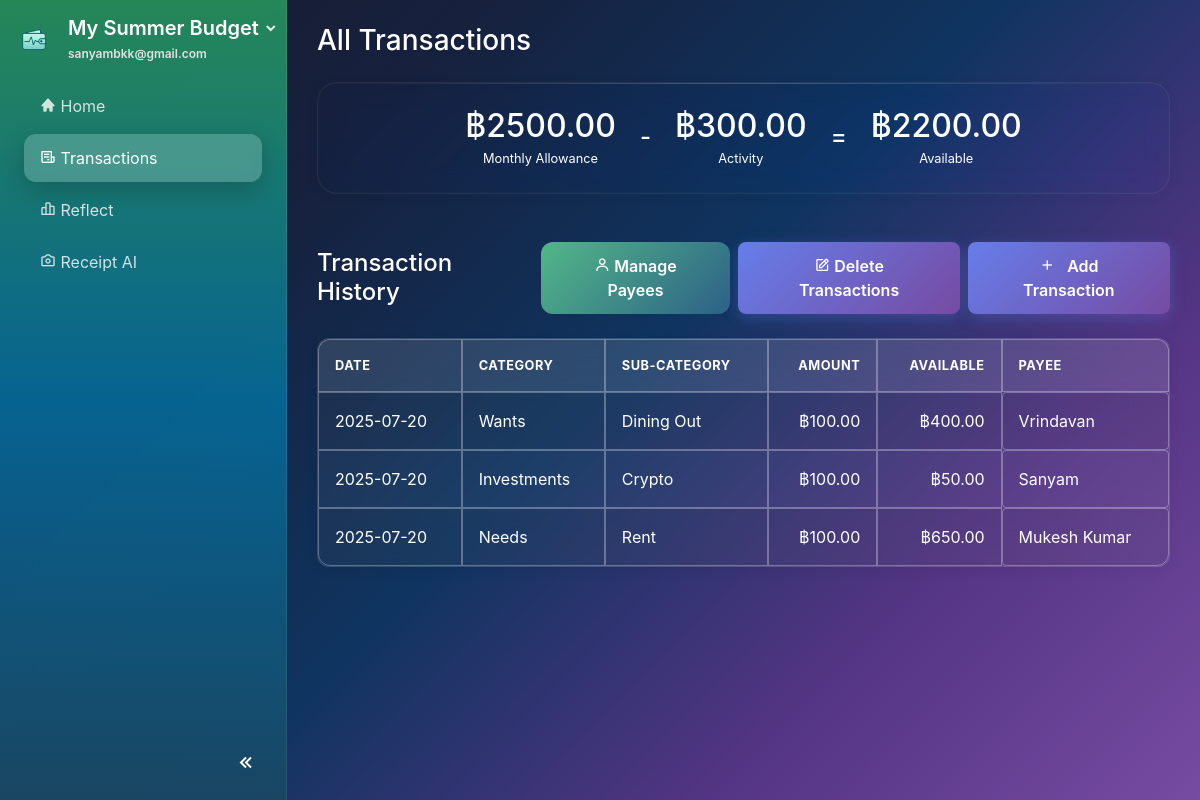
Page /transactions (signed in) on the earlier database version.
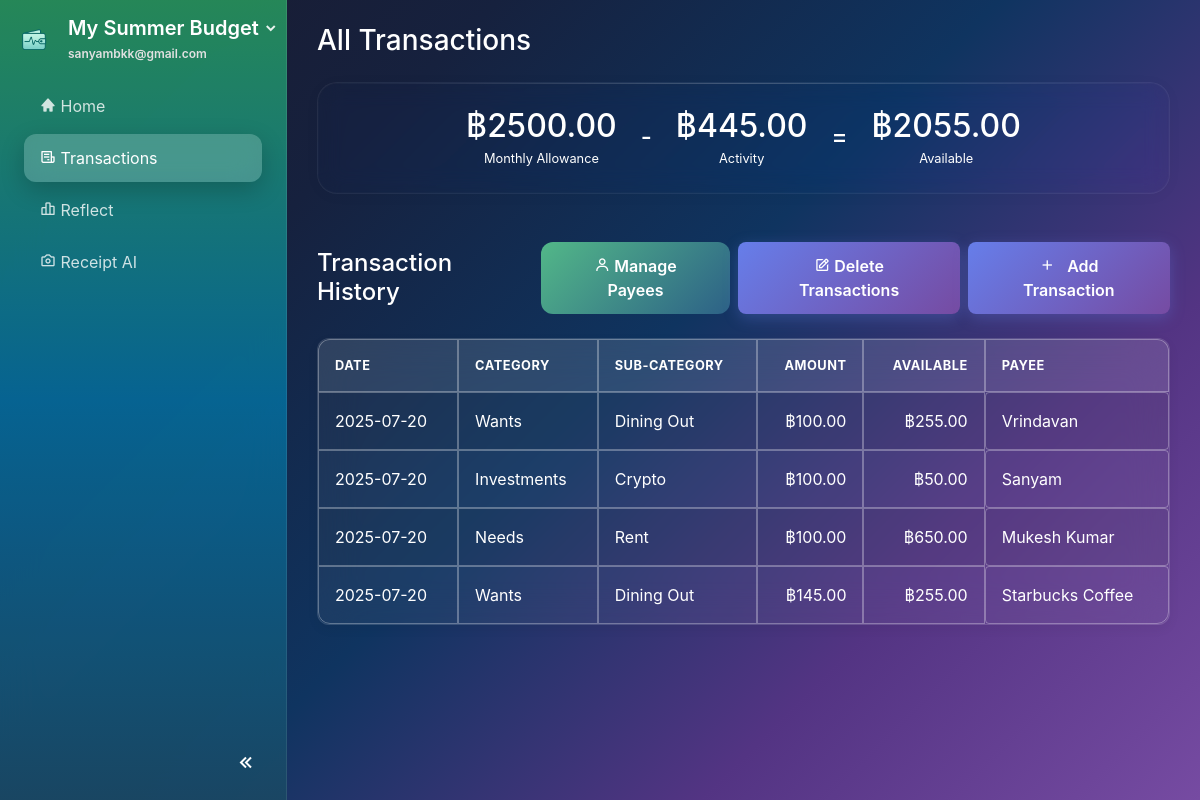
Same page on the later database version.
### website/models.py (models this page shows, shortened)
class Plan(db.Model):
    id             = db.Column(db.Integer, primary_key=True)
    name           = db.Column(db.String(100), nullable=False)
    monthly_income = db.Column(db.Float)
    budget_pref    = db.Column(JSON)  # e.g., {"needs": 50, "wants": 30, "savings": 20}
    user_id        = db.Column(db.Integer, db.ForeignKey('user.id'), nullable=False)

class User(db.Model, UserMixin):
    id         = db.Column(db.Integer, primary_key=True)
    email      = db.Column(db.String(150), unique=True, nullable=False)
    password   = db.Column(db.String(150))
    first_name = db.Column(db.String(150))
    last_name  = db.Column(db.String(150))
    date_created = db.Column(db.DateTime(timezone=True), default=func.now())
    active_plan_id = db.Column(db.Integer, db.ForeignKey('plan.id'), nullable=True)
    profile_complete = db.Column(db.Boolean, default=False)
    theme = db.Column(db.String(50), nullable=False, default='system')
    notes = db.relationship('Note', backref='user', lazy=True)
    plans = db.relationship('Plan', foreign_keys=[Plan.user_id], backref='user', lazy=True, cascade="all, delete-orphan")
    active_plan = db.relationship('Plan', foreign_keys=[active_plan_id], post_update=True)

class Transaction(db.Model):
    id = db.Column(db.Integer, primary_key=True)
    description = db.Column(db.String(200), nullable=False)
    amount = db.Column(db.Float, nullable=False)
    transaction_date = db.Column(db.DateTime(timezone=True), default=func.now())
    category_id = db.Column(db.Integer, db.ForeignKey('budget_category.id'), nullable=False)
    payee_id = db.Column(db.Integer, db.ForeignKey('payee.id'), nullable=True)
    plan_id = db.Column(db.Integer, db.ForeignKey('plan.id'), nullable=False)
    created_date = db.Column(db.DateTime(timezone=True), default=func.now())
    plan = db.relationship('Plan', backref=db.backref('transactions', lazy=True, cascade="all, delete-orphan"))
    payee = db.relationship('Payee', backref=db.backref('transactions', lazy=True))

class BudgetCategory(db.Model):
    id = db.Column(db.Integer, primary_key=True)
    name = db.Column(db.String(100), nullable=False)
    icon = db.Column(db.String(50), default='bx-category')
    main_category = db.Column(db.String(50), nullable=False)  # 'needs', 'wants', 'bills', 'investments'
    assigned_amount = db.Column(db.Float, default=0.0)
    spent_amount = db.Column(db.Float, default=0.0)
    plan_id = db.Column(db.Integer, db.ForeignKey('plan.id'), nullable=False)
    created_date = db.Column(db.DateTime(timezone=True), default=func.now())
    plan = db.relationship('Plan', backref=db.backref('categories', lazy=True, cascade="all, delete-orphan"))
    transactions = db.relationship('Transaction', backref='category', lazy=True, cascade="all, delete-orphan")
    @property
    def available_amount(self):
        return self.assigned_amount - self.spent_amount

class Payee(db.Model):
    id = db.Column(db.Integer, primary_key=True)
    name = db.Column(db.String(100), nullable=False)
    plan_id = db.Column(db.Integer, db.ForeignKey('plan.id'), nullable=False)
    created_date = db.Column(db.DateTime(timezone=True), default=func.now())
    plan = db.relationship('Plan', backref=db.backref('payees', lazy=True, cascade="all, delete-orphan"))

### website/views.py (the view)
@views.route('/transactions')
@login_required
def transactions():
    plan = current_user.active_plan
    if not plan:
        flash("No active plan found.", 'error')
        return redirect(url_for('views.home'))
    monthly_allowance = plan.monthly_income or 0.0
    today = datetime.now()
    start_of_month = datetime(today.year, today.month, 1)
    end_of_month = start_of_month + timedelta(days=32)
    end_of_month = datetime(end_of_month.year, end_of_month.month, 1)
    activity_sum = db.session.query(func.sum(Transaction.amount)).filter(
        Transaction.plan_id == plan.id,
        Transaction.transaction_date >= start_of_month,
        Transaction.transaction_date < end_of_month
    ).scalar() or 0.0
    activity_total = abs(activity_sum)  # Convert to positive value for display
    available = monthly_allowance - activity_total
    return render_template(
        'transactions.html',
        monthly_allowance=monthly_allowance,
        activity_total=activity_total,
        available=available,
        transactions=db.session.query(Transaction).filter(
            Transaction.plan_id==plan.id,
            Transaction.transaction_date>=start_of_month,
            Transaction.transaction_date<end_of_month
        ).order_by(Transaction.transaction_date.desc()).all(),
        payees=[{'id': p.id, 'name': p.name} for p in plan.payees]
    )

### website/templates/transactions.html (shortened to what this page needs)
{% extends "base.html" %}
{% block content %}
<div class="container-fluid mt-4">
    <h3 class="page-title mb-4">All Transactions</h3>
    <div class="card glass p-4 d-flex flex-row align-items-center justify-content-center balances-display mb-5">
        <div class="text-center mx-4 mb-3 mb-lg-0">
            <h2 class="text-success mb-0">฿{{ "%.2f"|format(monthly_allowance) }}</h2>
            <small class="text-muted">Monthly Allowance</small>
        </div>
        <div class="h4 mb-0 text-muted">-</div>
        <div class="text-center mx-4 mb-3 mb-lg-0">
            <h2 class="text-danger mb-0">฿{{ "%.2f"|format(activity_total) }}</h2>
            <small class="text-muted">Activity</small>
        </div>
        <div class="h4 mb-0 text-muted">=</div>
        <div class="text-center mx-4 mb-3 mb-lg-0">
            <h2 class="text-primary mb-0">฿{{ "%.2f"|format(available) }}</h2>
            <small class="text-muted">Available</small>
        </div>
    </div>
    <div class="d-flex justify-content-between align-items-center mb-4">
        <h4 class="mb-0">Transaction History</h4>
        <div class="d-flex gap-2">
            <button class="btn btn-primary mr-2" id="managePayeesBtn" data-toggle="modal" data-target="#managePayeesModal">
                <i class="bx bx-user"></i> Manage Payees
            </button>
            <button class="btn btn-primary mr-2" id="manageTransactionsBtn" data-toggle="modal" data-target="#manageTransactionsModal">
                <i class="bx bx-edit"></i> Delete Transactions
            </button>
            <button class="btn btn-primary" id="addTransactionBtn" data-toggle="modal" data-target="#addTransactionModal">
                <i class="bx bx-plus"></i> Add Transaction
            </button>
        </div>
    </div>
    <div class="transactions-table-container">
        <div class="table-responsive">
        <table id="transactionsTable" class="table table-striped table-bordered">
            <thead class="thead-light">
                <tr>
                    <th>Date</th>
                    <th>Category</th>
                    <th>Sub-Category</th>
                    <th class="text-right">Amount</th>
                    <th class="text-right">Available</th>
                    <th>Payee</th>
                </tr>
            </thead>
            <tbody>
                {% for tx in transactions %}
                <tr data-transaction-id="{{ tx.id }}">
                    <td>{{ tx.created_date.strftime('%Y-%m-%d') }}</td>
                    <td>{{ tx.category.main_category.capitalize() }}</td>
                    <td>{{ tx.category.name }}</td>
                    <td class="text-right">฿{{ "%.2f"|format(tx.amount|abs) }}</td>
                    <td class="text-right">฿{{ "%.2f"|format(tx.category.available_amount) }}</td>
                    <td class="payee-cell" role="button" tabindex="0" data-current-payee="{{ tx.payee.id if tx.payee else '' }}">
                        {{ tx.payee.name if tx.payee else 'Select…' }}
                    </td>
                </tr>
                {% endfor %}
            </tbody>
        </table>
        </div>
    </div>
</div>
{% endblock %}

### website/templates/base.html (shortened to what this page needs)
<!DOCTYPE html>
<html lang="en" data-initial-theme="{{ current_user.theme if current_user.is_authenticated else 'system' }}">
<head>
    <link rel="stylesheet" href="https://stackpath.bootstrapcdn.com/bootstrap/4.4.1/css/bootstrap.min.css"/>
    <link rel="stylesheet" href="https://stackpath.bootstrapcdn.com/font-awesome/4.7.0/css/font-awesome.min.css"/>
    <link href="https://unpkg.com/boxicons@2.1.4/css/boxicons.min.css" rel="stylesheet">
    <link href="{{ url_for('static', filename='css/general.css') }}" rel="stylesheet">
    <link href="{{ url_for('static', filename='css/sidebar.css') }}" rel="stylesheet">
    <link href="{{ url_for('static', filename='css/buttons.css') }}" rel="stylesheet">
    <link href="{{ url_for('static', filename='css/dashboard.css') }}" rel="stylesheet">
    <link href="{{ url_for('static', filename='css/auth.css') }}" rel="stylesheet">
    <link href="{{ url_for('static', filename='css/dark-theme.css') }}" rel="stylesheet">
    <link href="{{ url_for('static', filename='css/account_settings.css') }}" rel="stylesheet">
</head>
{% set hide_sidebar = hide_sidebar | default(false) %}
<body id="page-body" class="d-flex {{ '' if hide_sidebar else 'with-sidebar' }} {% block page_class %}{% endblock %}">
    {% if not hide_sidebar %}
    <nav id="sidebar" class="text-white flex-column">
        <div class="sidebar-header px-3 py-3">
            <div class="d-flex align-items-center">
                <img src="{{ url_for('static', filename='images/logo.png') }}" alt="App logo" class="logo-img mr-3">
                <div class="flex-grow-1">
                    <div class="dropdown">
                        <a id="planDropdown"
                            href="#"
                            class="dropdown-toggle text-white text-decoration-none"
                            data-toggle="dropdown"
                            aria-haspopup="true"
                            aria-expanded="false">
                            <h5 class="mb-0">
                                <span class="sidebar-text">{{ current_user.active_plan.name if current_user.active_plan else 'Create a Plan' }}</span>
                            </h5>
                            <i class="bx bxs-chevron-down toggle-arrow"></i>
                        </a>
                    </div>
                    <small class="email-white sidebar-text">{{ current_user.email }}</small>
                </div>
            </div>
        </div>
        <ul class="nav flex-column px-3">
            <li class="nav-item">
                <a class="nav-link {% if request.path == url_for('views.home') %}active{% endif %}" href="{{ url_for('views.home') }}">
                    <i class='bx bxs-home'></i> <span class="sidebar-text">Home</span>
                </a>
            </li>
            <li class="nav-item">
                <a class="nav-link {% if request.path == url_for('views.transactions') %}active{% endif %}" href="{{ url_for('views.transactions') }}">
                    <i class='bx bx-receipt'></i> <span class="sidebar-text">Transactions</span>
                </a>
            </li>
            <li class="nav-item">
                <a class="nav-link {% if request.path == url_for('views.reflect') %}active{% endif %}" href="{{ url_for('views.reflect') }}">
                    <i class='bx bx-bar-chart-alt-2'></i> <span class="sidebar-text">Reflect</span>
                </a>
            </li>
            <li class="nav-item">
                <a class="nav-link {% if request.path == url_for('views.receipt_ai') %}active{% endif %}" href="{{ url_for('views.receipt_ai') }}">
                    <i class='bx bx-camera'></i> <span class="sidebar-text">Receipt AI</span>
                </a>
            </li>
        </ul>
        <div class="sidebar-footer">
            <button id="sidebar-toggle" class="btn btn-link">
                <i class='bx bx-chevrons-left'></i>
            </button>
        </div>
    </nav>
    {% endif %}
    <div id="content-wrapper" class="w-100">
        <div class="container-fluid">
            {% block content %} {% endblock %}
        </div>
    </div>
</body>
</html>

### website/static/css/general.css (style rules this page uses)
html, body { height: 100%; margin: 0; font-family: 'Inter', -apple-system, BlinkMacSystemFont, sans-serif; }
.card.glass { background: rgba(255, 255, 255, 0.005) !important; border: 1px solid rgba(255, 255, 255, 0.06) !important; border-radius: 20px; backdrop-filter: blur(12px) saturate(110%) !important; -webkit-backdrop-filter: blur(12px) saturate(110%) !important; box-shadow: 0 2px 15px rgba(0, 0, 0, 0.03), 0 0 0 1px rgba(255, 255, 255, 0.01) inset !important; color: #fff !important; position: relative; overflow: hidden; animation: fadeInUp 0.6s ease-out; transition: all 0.3s cubic-bezier(0.25, 0.46, 0.45, 0.94); }
.card.glass::before { content: ''; position: absolute; top: 0; left: 0; right: 0; height: 1px; background: linear-gradient(90deg, transparent, rgba(255, 255, 255, 0.2), transparent); }
.text-primary { color: #228b57 !important; }

### website/static/css/sidebar.css (style rules this page uses)
:root { --plan-dropdown-width: 260px; }
#sidebar { transition: all 0.4s cubic-bezier(0.25, 0.46, 0.45, 0.94); }
body.with-sidebar { transition: margin-left 0.4s cubic-bezier(0.25, 0.46, 0.45, 0.94); }
#sidebar { width: 287px; min-height: 100vh; position: fixed; left: 0; top: 0; overflow: visible !important; z-index: 1040; background: linear-gradient(180deg, rgba(34, 139, 87, 0.95) 0%, rgba(0, 100, 148, 0.95) 50%, rgba(21, 67, 96, 0.95) 100%) !important; backdrop-filter: blur(20px); border-right: 1px solid rgba(255, 255, 255, 0.1); }
body.with-sidebar { margin-left: 287px; }
#sidebar::before { content: ''; position: absolute; top: 0; left: 0; right: 0; bottom: 0; background: rgba(255, 255, 255, 0.02); pointer-events: none; }
.sidebar-header { display: flex; align-items: center; gap: .75rem; }
.sidebar-header .logo-img { width: 36px; height: 36px; object-fit: contain; }
.sidebar-header .sidebar-text { color: #fff; font-weight: 600; }
.sidebar-header .email-white { font-size: .75rem; color: rgba(255,255,255,.85); }
#planDropdown { color: #fff; text-decoration: none; }
#planDropdown .toggle-arrow { color: rgba(255,255,255,.9); font-size: 1rem; transition: transform .3s; }
#sidebar .nav-link { color: rgba(255, 255, 255, 0.8); transition: all 0.3s cubic-bezier(0.25, 0.46, 0.45, 0.94); border-radius: 12px; margin: 2px 8px; padding: 12px 16px; position: relative; overflow: hidden; }
#sidebar .nav-link.active { color: #fff; background: rgba(255, 255, 255, 0.2); backdrop-filter: blur(15px); box-shadow: 0 8px 25px rgba(0, 0, 0, 0.2); }
.sidebar-footer { position: absolute; bottom: 0; width: 100%; padding: 10px 15px; text-align: right; }
#sidebar-toggle { color: rgba(255, 255, 255, 0.6); font-size: 24px; transition: color 0.3s; }
#sidebar-toggle i { transition: transform 0.3s ease-in-out; }
#planDropdown::after { display: none; }
#planDropdown { display: flex; align-items: center; justify-content: space-between; }
#planDropdown h5 { margin: 0; color: #fff; }
#planDropdown .toggle-arrow { margin-left: .25rem; }

### website/static/css/buttons.css (style rules this page uses)
.btn-primary { background: linear-gradient(135deg, #52b788 0%, #2d6187 100%); border: none; border-radius: 12px; padding: 12px 24px; font-weight: 600; transition: all 0.3s cubic-bezier(0.25, 0.46, 0.45, 0.94); position: relative; overflow: hidden; }
.btn-primary::before { content: ''; position: absolute; top: 0; left: -100%; width: 100%; height: 100%; background: linear-gradient(90deg, transparent, rgba(255,255,255,0.3), transparent); transition: left 0.5s; }

Differences in the rows shown:
changed BudgetCategory (number 1 of 3 on the later page): category.available_amount "400.00" → "255.00"
added Transaction: created_date "2025-07-20", category.main_category "Wants", category.name "Dining Out", amount|abs "145.00", {{ "%.2f"|format(tx.category.available_amount) }} "255.00", payee "Starbucks Coffee"
Other differences:
{{ "%.2f"|format(activity_total) }}: "300.00" → "445.00"
{{ "%.2f"|format(available) }}: "2200.00" → "2055.00"
